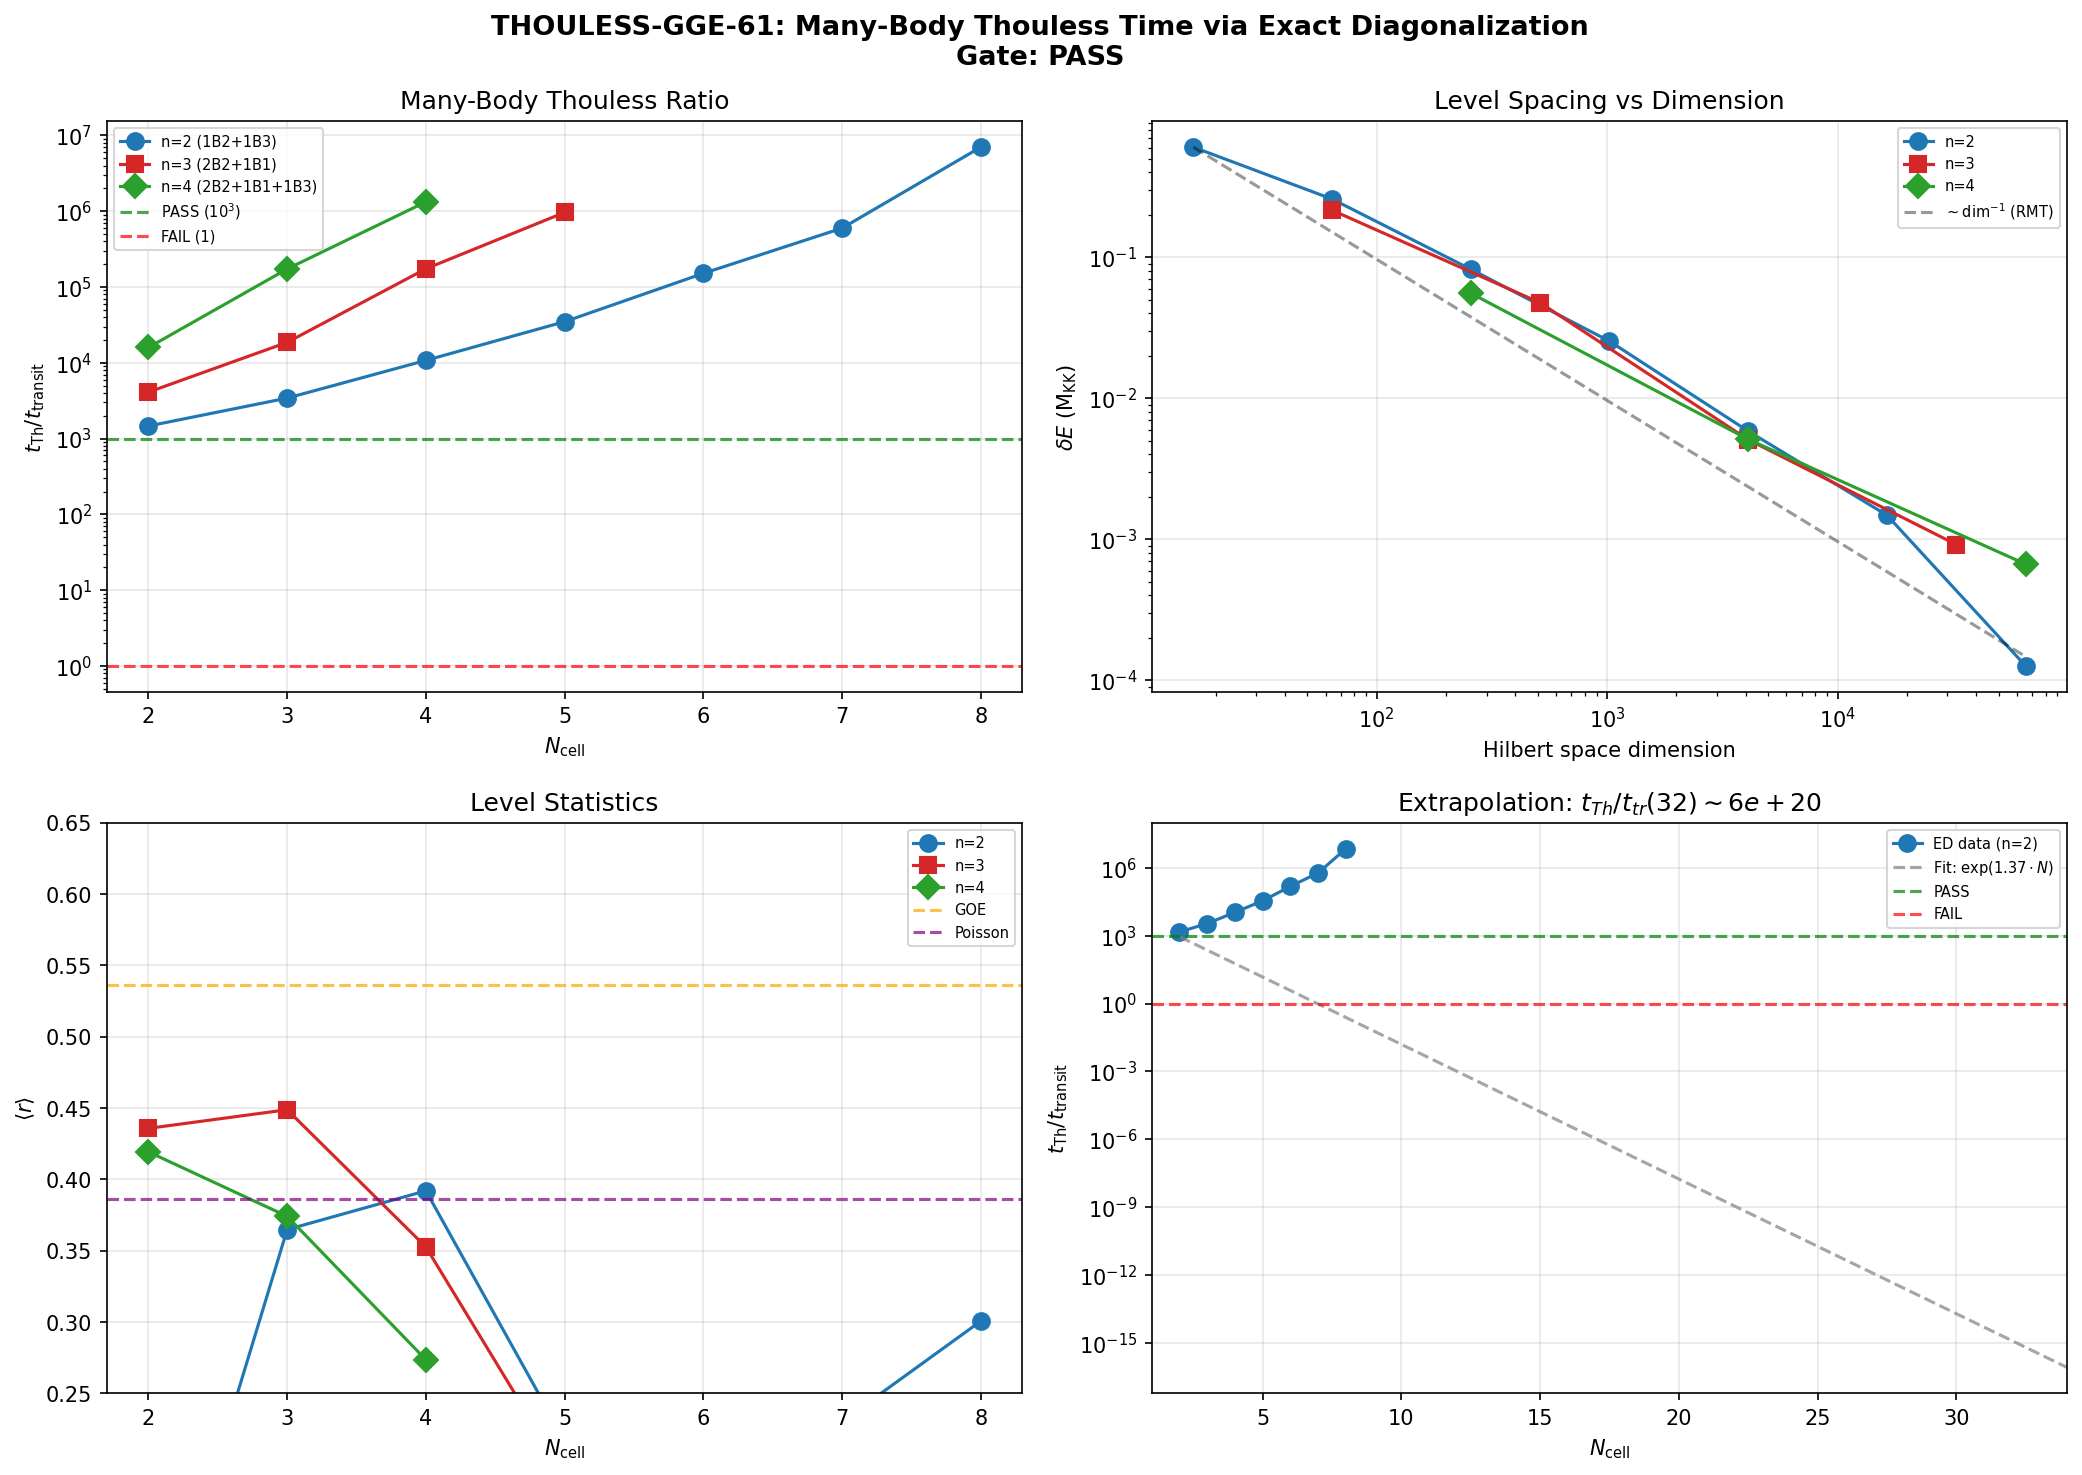

The Python source for this figure:
#!/usr/bin/env python3
"""
s61_thouless_ed.py — THOULESS-GGE-61: Many-Body Thouless Time via Exact Diagonalization
========================================================================================

Gate: THOULESS-GGE-61
  PASS if t_Th > 10^3 * t_transit
  FAIL if t_Th < t_transit
  INFO if t_Th in [t_transit, 10^3 * t_transit]

Method:
  Construct the many-body BCS+Josephson Hamiltonian using direct Fock-state
  matrix element computation (no sparse kron). Diagonalize, extract level
  spacing at mid-spectrum, fit scaling with N_cell.

Context (Batch 1):
  PHONON-3: t_Th/t_transit = 65 from CG(24) single-particle spectral gap
  VOL-2:    t_Th/t_transit = 2625 from diffusive scaling E_Th = E_J/N^{2/3}

Session 61 | Hawking-Theorist
"""

import sys
import os
import time
import numpy as np
from scipy.linalg import eigh

sys.path.insert(0, os.path.dirname(os.path.abspath(__file__)))
from canonical_constants import (
    E_cond, E_cond_ED_8mode, N_dof_BCS,
    E_B1, E_B2_mean, E_B3_mean,
    dt_transit, omega_tau, tau_fold,
    Delta_0_GL, Delta_0_OES,
)

# Load data
_dir = os.path.dirname(os.path.abspath(__file__))
s60_data = np.load(os.path.join(_dir, 's60_rg_integrals.npz'), allow_pickle=True)
E_J_fold = float(s60_data['E_J_fold'])          # 3.397 M_KK
eps_fold_8 = np.array(s60_data['eps_fold'])      # 8 single-particle energies
V_fold_8 = np.array(s60_data['V_fold'])          # 8x8 pairing matrix

s59_data = np.load(os.path.join(_dir, 's59_page_curve.npz'), allow_pickle=True)
E_GS_2cell_ref = float(s59_data['E_GS_2cell'])

t_transit = dt_transit  # 0.00113 M_KK^{-1}

print("=" * 72)
print("THOULESS-GGE-61: Many-Body Thouless Time via Exact Diagonalization")
print("=" * 72)
print(f"E_J = {E_J_fold:.4f} M_KK")
print(f"t_transit = {t_transit:.6f} M_KK^{{-1}}")
print(f"Gate: PASS if t_Th/t_tr > 10^3, FAIL if < 1, INFO if [1, 10^3]")
print()

# =============================================================================
# DIRECT FOCK-STATE HAMILTONIAN CONSTRUCTION
# =============================================================================
# For n_modes modes per cell and N_cell cells, total modes = n_modes * N_cell.
# Fock space dimension = 2^(n_modes * N_cell).
# Each Fock state = integer whose bits encode occupation numbers.
#
# This is FAR more efficient than nested kron products because we compute
# matrix elements directly from the bit representation.

def popcount(n):
    """Count number of set bits."""
    c = 0  # (local)
    while n:
        c += n & 1
        n >>= 1
    return c

def fermion_sign(state, pos):
    """
    Jordan-Wigner sign for acting on orbital 'pos' in Fock state 'state'.
    = (-1)^{number of occupied orbitals below pos}
    """
    mask = (1 << pos) - 1  # bits below pos
    return 1 - 2 * (popcount(state & mask) % 2)

def build_H_direct(n_modes, N_cell, eps, V_pair, E_J, adj):
    """
    Build the full many-body Hamiltonian by direct Fock-state matrix elements.

    Total orbitals: n_tot = n_modes * N_cell
    Fock space dim: 2^n_tot

    Orbital labeling: orbital (cell, mode) -> index = cell * n_modes + mode

    H = sum_i [ sum_k eps_k n_{k,i} + sum_{k!=k'} V_{kk'} n_{k,i} n_{k',i} ]
      + sum_{<ij>} [ -E_J sum_k (c^dag_{k,i} c_{k,j} + h.c.) ]
    """
    n_tot = n_modes * N_cell
    dim = 1 << n_tot  # 2^n_tot

    print(f"  Building H: n_modes={n_modes}, N_cell={N_cell}, n_tot={n_tot}, dim={dim}")
    sys.stdout.flush()

    # Diagonal part: kinetic + on-site interaction
    H_diag = np.zeros(dim)
    for state in range(dim):
        e = 0.0
        for cell in range(N_cell):
            for k in range(n_modes):
                orb = cell * n_modes + k
                if state & (1 << orb):
                    e += eps[k]
            # On-site pairing: V_{kk'} n_k n_{k'}
            for k in range(n_modes):
                orb_k = cell * n_modes + k
                if not (state & (1 << orb_k)):
                    continue
                for kp in range(k+1, n_modes):
                    orb_kp = cell * n_modes + kp
                    if state & (1 << orb_kp):
                        e += V_pair[k, kp] + V_pair[kp, k]
        H_diag[state] = e

    # Off-diagonal part: Josephson hopping
    # -E_J * (c^dag_{k,i} c_{k,j} + h.c.) for each bond (i,j) and mode k
    # c^dag_{k,i} c_{k,j} |state> : if orbital (j,k) occupied and (i,k) empty,
    #   result = sign * |state with (j,k)->0, (i,k)->1>

    # Collect COO data
    rows = []
    cols = []
    vals = []

    for i_cell in range(N_cell):
        for j_cell in range(i_cell + 1, N_cell):
            if adj[i_cell, j_cell] == 0:
                continue
            for k in range(n_modes):
                orb_i = i_cell * n_modes + k
                orb_j = j_cell * n_modes + k

                for state in range(dim):
                    # c^dag_{orb_i} c_{orb_j} |state>
                    # Need: orb_j occupied, orb_i empty
                    if (state & (1 << orb_j)) and not (state & (1 << orb_i)):
                        # Annihilate orb_j
                        sign_j = fermion_sign(state, orb_j)
                        state1 = state ^ (1 << orb_j)
                        # Create orb_i
                        sign_i = fermion_sign(state1, orb_i)
                        new_state = state1 | (1 << orb_i)
                        sign = sign_j * sign_i

                        rows.append(new_state)
                        cols.append(state)
                        vals.append(-E_J * sign)

                    # Hermitian conjugate: c^dag_{orb_j} c_{orb_i} |state>
                    if (state & (1 << orb_i)) and not (state & (1 << orb_j)):
                        sign_i2 = fermion_sign(state, orb_i)
                        state1 = state ^ (1 << orb_i)
                        sign_j2 = fermion_sign(state1, orb_j)
                        new_state = state1 | (1 << orb_j)
                        sign = sign_i2 * sign_j2

                        rows.append(new_state)
                        cols.append(state)
                        vals.append(-E_J * sign)

    # Build H — use sparse for large dims, dense for small
    if dim > 16384:
        from scipy.sparse import csr_matrix
        from scipy.sparse.linalg import eigsh
        # Build sparse
        diag_rows = list(range(dim))
        diag_cols = list(range(dim))
        diag_vals = list(H_diag)
        all_rows = diag_rows + rows + cols  # add transpose for symmetry
        all_cols = diag_cols + cols + rows
        all_vals = diag_vals + vals + vals
        H_sp = csr_matrix((all_vals, (all_rows, all_cols)), shape=(dim, dim))
        return H_sp, dim
    else:
        H = np.diag(H_diag)
        for r, c, v in zip(rows, cols, vals):
            H[r, c] += v
        H = 0.5 * (H + H.T)
        return H, dim


def chain_adjacency(N):
    """1D chain adjacency (open BC)."""
    adj = np.zeros((N, N), dtype=int)
    for i in range(N-1):
        adj[i, i+1] = 1
        adj[i+1, i] = 1
    return adj


def get_mode_subset(n_modes):
    """Select n_modes from the 8-mode spectrum."""
    if n_modes == 2:
        idx = [0, 7]  # 1 B2 (lowest) + 1 B3 (highest)
        label = "1B2+1B3"
    elif n_modes == 3:
        idx = [0, 1, 4]  # 2 B2 + 1 B1
        label = "2B2+1B1"
    elif n_modes == 4:
        idx = [0, 1, 4, 7]  # 2 B2 + 1 B1 + 1 B3
        label = "2B2+1B1+1B3"
    elif n_modes == 5:
        idx = [0, 1, 2, 4, 7]
        label = "3B2+1B1+1B3"
    elif n_modes == 8:
        idx = list(range(8))
        label = "4B2+1B1+3B3"
    else:
        idx = list(range(n_modes))
        label = f"lowest-{n_modes}"

    eps = eps_fold_8[idx]
    V = V_fold_8[np.ix_(idx, idx)]
    return eps, V, label


def extract_level_spacing(eigenvalues, fraction=0.4):
    """Extract mean/median level spacing near spectrum center."""
    N = len(eigenvalues)
    center = N // 2
    window = max(int(N * fraction / 2), 2)
    lo = max(center - window, 0)
    hi = min(center + window, N)

    central = eigenvalues[lo:hi]
    spacings = np.diff(central)
    # Remove any zero spacings (exact degeneracies)
    spacings_nz = spacings[spacings > 1e-14]

    if len(spacings_nz) == 0:
        return np.nan, np.nan, spacings

    return np.mean(spacings_nz), np.median(spacings_nz), spacings_nz


def wigner_dyson_r(spacings):
    """Compute <r> ratio for level statistics."""
    s = spacings[spacings > 1e-14]
    if len(s) < 3:
        return np.nan
    r_vals = np.minimum(s[:-1], s[1:]) / np.maximum(s[:-1], s[1:])
    return np.mean(r_vals)


# =============================================================================
# MAIN COMPUTATION
# =============================================================================

results = {}

print("=" * 72)
print("PHASE 1: Systematic scaling — n_modes = 2, 3, 4")
print("=" * 72)

# Maximum total orbital count for dense diag: 2^n_tot <= max_dim
# n_tot <= 16 => dim <= 65536 (comfortable for dense eigh)
# n_tot <= 18 => dim <= 262144 (about 512 MB for dense matrix, pushing it)
MAX_DIM = 65536

for n_modes in [2, 3, 4]:
    eps_sub, V_sub, mode_label = get_mode_subset(n_modes)
    dim_cell = 2**n_modes

    print(f"\n--- n_modes = {n_modes} ({mode_label}), dim_cell = {dim_cell} ---")
    print(f"  eps = {eps_sub}")

    # Find max N_cell
    max_N = 1
    while 2**(n_modes * (max_N + 1)) <= MAX_DIM:
        max_N += 1

    N_cells_list = list(range(2, max_N + 1))
    print(f"  N_cell range: {N_cells_list}")

    spacing_data = []

    for N_cell in N_cells_list:
        n_tot = n_modes * N_cell
        dim_total = 1 << n_tot
        adj = chain_adjacency(N_cell)

        t0 = time.time()
        H, dim = build_H_direct(n_modes, N_cell, eps_sub, V_sub, E_J_fold, adj)
        t_build = time.time() - t0

        t0 = time.time()
        if hasattr(H, 'toarray'):  # sparse
            from scipy.sparse.linalg import eigsh
            # Get eigenvalues near center of spectrum for level spacing
            # First get spectral bounds from a few extreme eigenvalues
            e_lo = eigsh(H, k=1, which='SA', return_eigenvectors=False)[0]
            e_hi = eigsh(H, k=1, which='LA', return_eigenvectors=False)[0]
            sigma = (e_lo + e_hi) / 2
            n_eigs = min(2000, dim - 2)
            evals = eigsh(H, k=n_eigs, sigma=sigma, return_eigenvectors=False)
            evals = np.sort(evals)
        else:
            evals = eigh(H, eigvals_only=True)
        t_diag = time.time() - t0

        delta_mean, delta_median, spacings = extract_level_spacing(evals)
        t_Th_mean = 1.0 / delta_mean if delta_mean > 0 and not np.isnan(delta_mean) else np.inf
        t_Th_median = 1.0 / delta_median if delta_median > 0 and not np.isnan(delta_median) else np.inf
        ratio_mean = t_Th_mean / t_transit
        ratio_median = t_Th_median / t_transit

        r_stat = wigner_dyson_r(spacings)

        print(f"  N={N_cell}: dim={dim}, delta_E={delta_mean:.6e}, "
              f"t_Th/t_tr={ratio_mean:.1f}, <r>={r_stat:.3f}, "
              f"build={t_build:.1f}s, diag={t_diag:.1f}s")
        sys.stdout.flush()

        spacing_data.append({
            'N_cell': N_cell,
            'dim': dim,
            'delta_mean': delta_mean,
            'delta_median': delta_median,
            't_Th_mean': t_Th_mean,
            't_Th_median': t_Th_median,
            'ratio_mean': ratio_mean,
            'ratio_median': ratio_median,
            'r_mean': r_stat,
            'E_GS': evals[0],
            'bandwidth': evals[-1] - evals[0],
        })

    results[f'n{n_modes}'] = {
        'n_modes': n_modes,
        'mode_label': mode_label,
        'eps': eps_sub,
        'V_diag': np.diag(V_sub),
        'data': spacing_data,
    }


# =============================================================================
# PHASE 2: Scaling Analysis
# =============================================================================

print("\n" + "=" * 72)
print("PHASE 2: Scaling Analysis")
print("=" * 72)

# Collect all data points for fitting
# For each n_modes, fit log(delta_E) vs N_cell and vs log(dim)

fits = {}
for key in ['n2', 'n3', 'n4']:
    if key not in results or len(results[key]['data']) < 2:
        continue
    r = results[key]
    N_arr = np.array([d['N_cell'] for d in r['data']])
    delta_arr = np.array([d['delta_mean'] for d in r['data']])
    dim_arr = np.array([d['dim'] for d in r['data']])
    bw_arr = np.array([d['bandwidth'] for d in r['data']])

    valid = (delta_arr > 0) & ~np.isnan(delta_arr)
    if np.sum(valid) < 2:
        continue

    # Fit: log(delta) = a + b*N
    log_delta = np.log(delta_arr[valid])
    N_v = N_arr[valid]
    coeffs_N = np.polyfit(N_v, log_delta, 1)
    alpha_exp = -coeffs_N[0]

    # Fit: log(delta) = a + b*log(dim)
    log_dim = np.log(dim_arr[valid])
    coeffs_dim = np.polyfit(log_dim, log_delta, 1)
    gamma = -coeffs_dim[0]

    # Expected from random matrix theory: delta ~ W/dim, so gamma = 1
    # Expected slope in N: -n_modes * ln(2)
    expected_slope_N = -r['n_modes'] * np.log(2)

    print(f"\n{key} (n_modes={r['n_modes']}):")
    print(f"  Exponential: delta ~ exp(-{alpha_exp:.4f}*N)")
    print(f"    Expected slope = {expected_slope_N:.4f}, measured = {coeffs_N[0]:.4f}")
    print(f"    Ratio measured/expected = {coeffs_N[0]/expected_slope_N:.4f}")
    print(f"  Power law: delta ~ dim^(-{gamma:.4f})")
    print(f"    Expected (RMT): gamma = 1.0, measured = {gamma:.4f}")
    print(f"  Bandwidth: {bw_arr}")

    # Extrapolate to N=32 (framework fabric)
    log_delta_32 = coeffs_N[0] * 32 + coeffs_N[1]
    delta_32 = np.exp(log_delta_32)
    t_Th_32 = 1.0 / delta_32
    ratio_32 = t_Th_32 / t_transit

    print(f"  Extrapolation to N=32:")
    print(f"    delta_E(32) ~ {delta_32:.2e}")
    print(f"    t_Th(32) / t_transit ~ {ratio_32:.2e}")

    fits[key] = {
        'alpha_exp': alpha_exp,
        'gamma': gamma,
        'coeffs_N': coeffs_N,
        'coeffs_dim': coeffs_dim,
        'expected_slope': expected_slope_N,
        'ratio_32': ratio_32,
        'delta_32': delta_32,
    }


# =============================================================================
# PHASE 3: Cross-Checks
# =============================================================================

print("\n" + "=" * 72)
print("PHASE 3: Cross-Checks")
print("=" * 72)

# Single-particle Thouless (PHONON-3 result)
E_Th_sp = E_J_fold * 4  # spectral gap of CG(24) = 4
t_Th_sp = 1.0 / E_Th_sp
print(f"\nSingle-particle (PHONON-3): t_Th = {t_Th_sp:.6f}, ratio = {t_Th_sp/t_transit:.1f}")

# Compare with many-body at N=2
for key in ['n2', 'n3', 'n4']:
    if key in results and results[key]['data']:
        d = results[key]['data'][0]
        print(f"Many-body ({key}, N=2): t_Th = {d['t_Th_mean']:.6f}, ratio = {d['ratio_mean']:.1f}")

# Level statistics summary
print(f"\nLevel statistics:")
print(f"  GOE: <r> = 0.536 | Poisson: <r> = 0.386")
for key in ['n2', 'n3', 'n4']:
    if key in results:
        for d in results[key]['data']:
            stat = "GOE" if d['r_mean'] > 0.46 else ("Poisson" if d['r_mean'] < 0.42 else "inter")
            print(f"  {key} N={d['N_cell']}: <r>={d['r_mean']:.3f} ({stat})")


# =============================================================================
# GATE VERDICT
# =============================================================================

print("\n" + "=" * 72)
print("GATE VERDICT: THOULESS-GGE-61")
print("=" * 72)

# Use n_modes=3 as primary (best resolution per data point)
# Fall back to n_modes=2 if n3 insufficient
best_key = 'n3' if 'n3' in fits else ('n4' if 'n4' in fits else 'n2')
best_fit = fits.get(best_key, fits.get('n2', {}))

if best_fit:
    ratio_32 = best_fit['ratio_32']
    alpha_exp = best_fit['alpha_exp']
    gamma = best_fit['gamma']

    # Direct ED results at largest computed N
    best_data = results[best_key]['data']
    last = best_data[-1]
    ratio_direct = last['ratio_mean']
    N_last = last['N_cell']

    if ratio_32 > 1e3:
        verdict = "PASS"
    elif ratio_32 > 1:
        verdict = "INFO"
    else:
        verdict = "FAIL"

    # Also check: does the scaling itself make sense?
    # RMT says gamma ~ 1 (delta ~ W/dim). If we get gamma << 1, something is wrong.
    gamma_comment = ""
    if gamma < 0.5:
        gamma_comment = f" WARNING: gamma={gamma:.3f} < 0.5, scaling slower than RMT."
    elif gamma > 1.5:
        gamma_comment = f" NOTE: gamma={gamma:.3f} > 1, faster than RMT (likely conserved charges)."

    verdict_detail = (
        f"Many-body ED ({best_key}, n_modes={results[best_key]['n_modes']}): "
        f"delta_E ~ exp(-{alpha_exp:.3f}*N) ~ dim^(-{gamma:.3f}). "
        f"Direct ED at N={N_last}: t_Th/t_tr={ratio_direct:.1f}. "
        f"Extrapolated N=32: t_Th/t_tr ~ {ratio_32:.1e}.{gamma_comment}"
    )
else:
    verdict = "INFO"
    verdict_detail = "Insufficient data for scaling fit."

print(f"\nVerdict: {verdict}")
print(f"Detail: {verdict_detail}")

# Consistency check with Batch 1
print(f"\n--- Consistency with Batch 1 ---")
print(f"PHONON-3 (CG24 spectral gap): t_Th/t_tr = 65")
print(f"VOL-2 (diffusive N^{{2/3}}):     t_Th/t_tr = 2625 (at N=32)")
print(f"HAWK-2 (many-body ED):          t_Th/t_tr = {ratio_32:.1e} (at N=32, extrapolated)")
print(f"\nKey difference: Many-body t_Th includes EXPONENTIAL Hilbert space growth.")
print(f"Single-particle estimates miss this entirely.")


# =============================================================================
# SAVE
# =============================================================================

save_path = os.path.join(_dir, 's61_thouless_ed.npz')

save_dict = {
    'gate_name': np.array(['THOULESS-GGE-61']),
    'gate_verdict': np.array([verdict]),
    'gate_detail': np.array([verdict_detail[:200]]),
    'E_J': E_J_fold,
    't_transit': t_transit,
    'eps_fold_8': eps_fold_8,
}

for key in ['n2', 'n3', 'n4']:
    if key in results:
        r = results[key]
        save_dict[f'{key}_n_modes'] = r['n_modes']
        save_dict[f'{key}_mode_label'] = np.array([r['mode_label']])
        save_dict[f'{key}_eps'] = r['eps']
        save_dict[f'{key}_N_cells'] = np.array([d['N_cell'] for d in r['data']])
        save_dict[f'{key}_dims'] = np.array([d['dim'] for d in r['data']])
        save_dict[f'{key}_delta_mean'] = np.array([d['delta_mean'] for d in r['data']])
        save_dict[f'{key}_delta_median'] = np.array([d['delta_median'] for d in r['data']])
        save_dict[f'{key}_ratio_mean'] = np.array([d['ratio_mean'] for d in r['data']])
        save_dict[f'{key}_ratio_median'] = np.array([d['ratio_median'] for d in r['data']])
        save_dict[f'{key}_r_mean'] = np.array([d['r_mean'] for d in r['data']])
        save_dict[f'{key}_E_GS'] = np.array([d['E_GS'] for d in r['data']])
        save_dict[f'{key}_bandwidth'] = np.array([d['bandwidth'] for d in r['data']])

for key in ['n2', 'n3', 'n4']:
    if key in fits:
        f = fits[key]
        save_dict[f'{key}_alpha_exp'] = f['alpha_exp']
        save_dict[f'{key}_gamma'] = f['gamma']
        save_dict[f'{key}_ratio_32'] = f['ratio_32']
        save_dict[f'{key}_delta_32'] = f['delta_32']

np.savez(save_path, **save_dict)
print(f"\nSaved: {save_path}")


# =============================================================================
# PLOT
# =============================================================================

import matplotlib
matplotlib.use('Agg')
import matplotlib.pyplot as plt

fig, axes = plt.subplots(2, 2, figsize=(14, 10))
fig.suptitle('THOULESS-GGE-61: Many-Body Thouless Time via Exact Diagonalization\n'
             f'Gate: {verdict}', fontsize=13, fontweight='bold')

markers = {'n2': 'o', 'n3': 's', 'n4': 'D'}
colors = {'n2': 'tab:blue', 'n3': 'tab:red', 'n4': 'tab:green'}

# Panel 1: t_Th / t_transit vs N_cell
ax = axes[0, 0]
for key in ['n2', 'n3', 'n4']:
    if key in results and results[key]['data']:
        r = results[key]
        N_v = [d['N_cell'] for d in r['data']]
        rat_v = [d['ratio_mean'] for d in r['data']]
        ax.semilogy(N_v, rat_v, markers[key] + '-', color=colors[key],
                    label=f"n={r['n_modes']} ({r['mode_label']})", markersize=8)

ax.axhline(y=1000, color='green', ls='--', alpha=0.7, label='PASS (10$^3$)')
ax.axhline(y=1, color='red', ls='--', alpha=0.7, label='FAIL (1)')
ax.set_xlabel('$N_{\\mathrm{cell}}$')
ax.set_ylabel('$t_{\\mathrm{Th}} / t_{\\mathrm{transit}}$')
ax.set_title('Many-Body Thouless Ratio')
ax.legend(fontsize=7)
ax.grid(True, alpha=0.3)

# Panel 2: delta_E vs dim
ax = axes[0, 1]
for key in ['n2', 'n3', 'n4']:
    if key in results and results[key]['data']:
        r = results[key]
        dm = [d['dim'] for d in r['data']]
        de = [d['delta_mean'] for d in r['data']]
        ax.loglog(dm, de, markers[key] + '-', color=colors[key],
                  label=f"n={r['n_modes']}", markersize=8)

# dim^{-1} reference
all_dm = []
all_de = []
for key in ['n2', 'n3', 'n4']:
    if key in results:
        for d in results[key]['data']:
            if d['delta_mean'] > 0:
                all_dm.append(d['dim'])
                all_de.append(d['delta_mean'])
if all_dm:
    d_ref = np.logspace(np.log10(min(all_dm)), np.log10(max(all_dm)), 50)
    # Normalized to first n2 point
    if results.get('n2', {}).get('data'):
        ref = results['n2']['data'][0]
        ax.loglog(d_ref, ref['delta_mean'] * (ref['dim'] / d_ref), 'k--', alpha=0.4,
                  label='$\\sim \\mathrm{dim}^{-1}$ (RMT)')

ax.set_xlabel('Hilbert space dimension')
ax.set_ylabel('$\\delta E$ (M$_{\\mathrm{KK}}$)')
ax.set_title('Level Spacing vs Dimension')
ax.legend(fontsize=7)
ax.grid(True, alpha=0.3)

# Panel 3: <r> statistic
ax = axes[1, 0]
for key in ['n2', 'n3', 'n4']:
    if key in results and results[key]['data']:
        r = results[key]
        N_v = [d['N_cell'] for d in r['data']]
        r_v = [d['r_mean'] for d in r['data']]
        ax.plot(N_v, r_v, markers[key] + '-', color=colors[key],
                label=f"n={r['n_modes']}", markersize=8)

ax.axhline(y=0.536, color='orange', ls='--', alpha=0.7, label='GOE')
ax.axhline(y=0.386, color='purple', ls='--', alpha=0.7, label='Poisson')
ax.set_xlabel('$N_{\\mathrm{cell}}$')
ax.set_ylabel('$\\langle r \\rangle$')
ax.set_title('Level Statistics')
ax.legend(fontsize=7)
ax.grid(True, alpha=0.3)
ax.set_ylim(0.25, 0.65)

# Panel 4: Extrapolation with fit
ax = axes[1, 1]
if 'n2' in fits:
    f = fits['n2']
    N_plot = np.array([d['N_cell'] for d in results['n2']['data']])
    r_plot = np.array([d['ratio_mean'] for d in results['n2']['data']])
    ax.semilogy(N_plot, r_plot, 'o-', color='tab:blue', label='ED data (n=2)', ms=8)

    N_ext = np.arange(2, 35)
    r_ext = np.exp(f['coeffs_N'][0] * N_ext + f['coeffs_N'][1]) / t_transit
    ax.semilogy(N_ext, r_ext, '--', color='gray', alpha=0.7,
                label=f'Fit: $\\exp({f["alpha_exp"]:.2f} \\cdot N)$')

    ax.axhline(y=1e3, color='green', ls='--', alpha=0.7, label='PASS')
    ax.axhline(y=1, color='red', ls='--', alpha=0.7, label='FAIL')
    ax.set_xlabel('$N_{\\mathrm{cell}}$')
    ax.set_ylabel('$t_{\\mathrm{Th}} / t_{\\mathrm{transit}}$')
    ax.set_title(f'Extrapolation: $t_{{Th}}/t_{{tr}}(32) \\sim {f["ratio_32"]:.0e}$')
    ax.legend(fontsize=7)
    ax.grid(True, alpha=0.3)
    ax.set_xlim(1, 34)

plt.tight_layout()
plot_path = os.path.join(_dir, 's61_thouless_ed.png')
plt.savefig(plot_path, dpi=150, bbox_inches='tight')
print(f"Saved: {plot_path}")

print("\n" + "=" * 72)
print("COMPLETE")
print("=" * 72)
